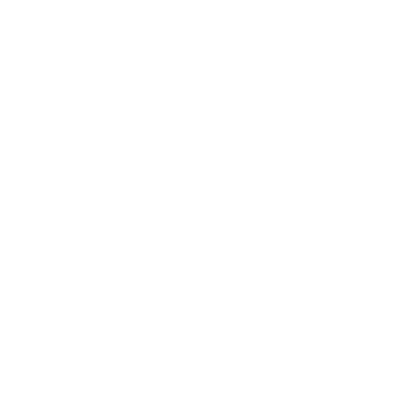
Frame 1 (no input)
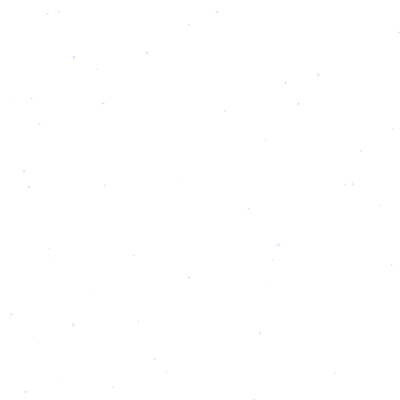
Frame 60 (no input)
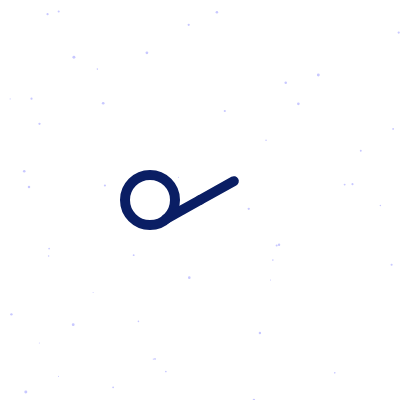
Frame 120 (the mouse pressed at the canvas centre since frame 60)

The p5.js sketch that drew these frames (run headless with seeded random() and noise() and a simulated clock; from frame 60 on, the mouse is pressed at the canvas centre):

// p5.js sketch
// ── sketch.js
let step = 0;
let stars = [];

function setup() {
  createCanvas(400, 400);
  frameRate(60);

  for (let i = 0; i < 50; i++) {
    stars.push({
      x: random(width),
      y: random(height),
      size: random(1, 3),
    });
  }
}

function draw() {
  background(255);


  if (step > 30) {
    let starAlpha = constrain((step - 30) / 60, 0, 1) * 255;
    noStroke();
    fill(200, 200, 255, starAlpha);
    for (let s of stars) {
      circle(s.x, s.y, s.size);
    }
  }

  stroke(10, 30, 100);
  strokeWeight(10);
  fill(255);
  let leftY = lerp(-30, 200, constrain((step - 60) / 30, 0, 1));
  let rightY = lerp(430, 200, constrain((step - 120) / 30, 0, 1));
  circle(150, leftY, 50);
  circle(250, rightY, 50);
  let bigSize = lerp(0, 90, constrain((step - 180) / 30, 0, 1));
  if (step > 60) {
    circle(200, 200, bigSize);
  }
  if (step > 90) {
    let t = constrain((step - 90) / 30, 0, 1);
    let len = lerp(0, 35, t);
    line(200, 200, 200 + len, 215 - len);
    line(200, 200, 200 - len, 185 + len);
  }
  if (step > 120) {
    let t = constrain((step - 120) / 60, 0, 1);
    let moveY = lerp(20, 0, t);
    let alpha = t * 255;
    fill(10, 30, 100, alpha);
    noStroke();
    textSize(22);
    textAlign(CENTER);
    text("大阪産業大学", width / 2, 300 + moveY);
  }

  step++;
}
